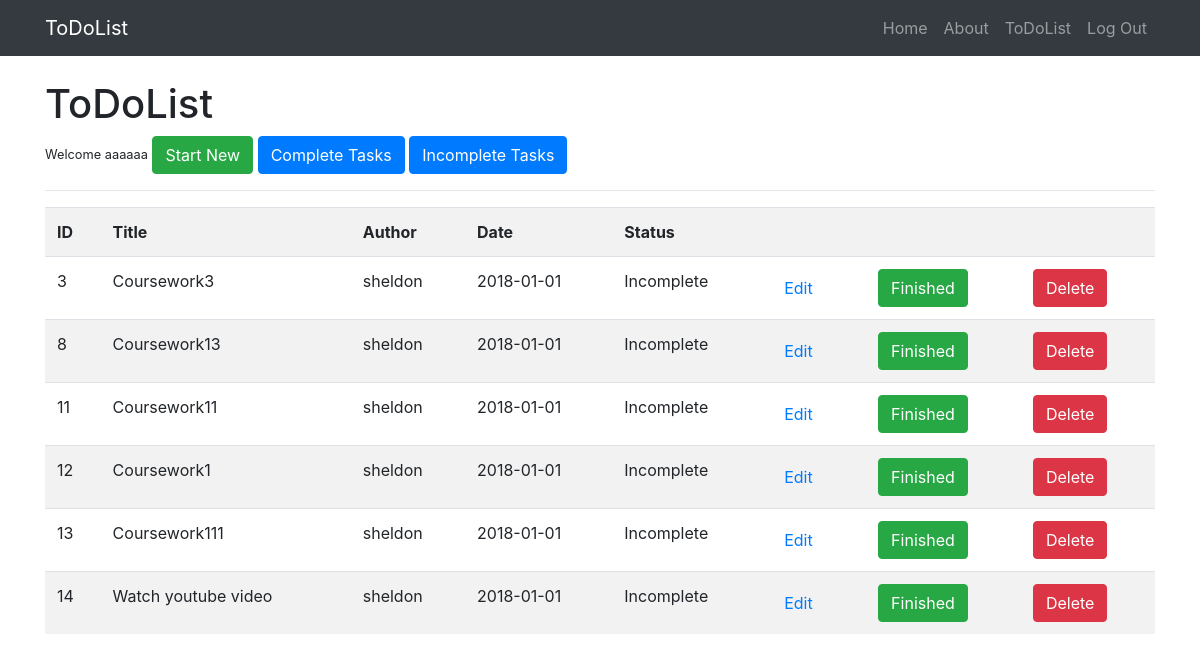
The page /incomplete (signed in) on the database as committed earlier.
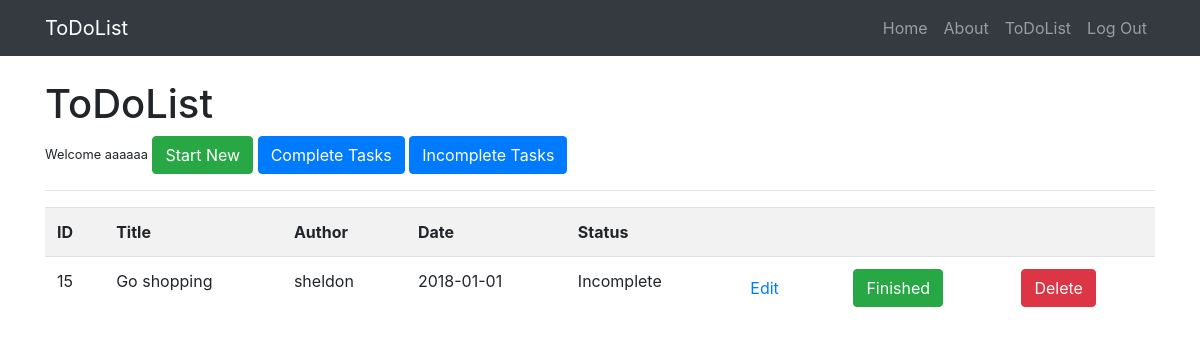
The same page on the database as committed later.
### app.py (models this page shows)
class Todo(db.Model):
	id = db.Column(db.Integer, primary_key=True)
	title = db.Column(db.String(200),nullable=False)
	body = db.Column(db.String(300),nullable=False)
	complete = db.Column(db.Boolean)
	date = db.Column(db.Date,nullable=False)
	author = db.Column(db.String(100))

### app.py (the view)
@app.route('/incomplete')
@is_logged_in
def incomplete():
	items = Todo.query.filter_by(complete=False).all()
	if items != None:
		return render_template("incomplete.html",items=items)
	else:
		msg = 'No Items found'
		return render_template('incomplete.html', msg=msg)

### app.py (called while the page is built)
def is_logged_in(f):
	@wraps(f)
	def wrap(*args, **kwargs):
		if 'logged_in' in session:
			return f(*args, **kwargs)
		else:
			flash('Unauthorized, Please login', 'danger')
			return redirect(url_for('login'))
	return wrap

### templates/incomplete.html (shortened to what this page needs)
{% extends 'layout.html' %}
{% block body %}
	<h1>ToDoList</h1>
	<small>Welcome {{session.username}}</small>
	<a class="btn btn-success" href="/add_item">Start New</a>
	<a class="btn btn-primary" href="/complete">Complete Tasks</a>
	<a class="btn btn-primary" href="/incomplete">Incomplete Tasks</a>
	<hr>
	<table class="table table-striped">
		<tr>
			<th>ID</th>
			<th>Title</th>
			<th>Author</th>
			<th>Date</th>
			<th>Status</th>
			<th></th>
			<th></th>
			<th></th>
		</tr>
		{% for item in items %}
			<tr>
				<td>{{item.id}}</td>
				<td>{{item.title}}</td>
				<td>{{item.author}}</td>
				<td>{{item.date}}</td>
				{% if item.complete == True %}
				<td>Complete</td>
				{% else %}
				<td>Incomplete</td>
				{% endif %}
				<td><a class="btn btn-default pull-right" href="/edit_item/{{item.id}}">Edit</a></td>
				<td>
					<form class="" action="{{url_for('done_item', id=item.id)}}" method="post">
						<input type="submit" value="Finished" class="btn btn-success">
					</form>
				</td>
				<td>
					<form class="" action="{{url_for('delete_item', id=item.id)}}" method="post">
						<input type="submit" value="Delete" class="btn btn-danger">
					</form>
				</td>
			</tr>
		{% endfor %}
	</table>
{% endblock %}

Rows that differ between the two databases and show on the page:
removed Todo: id "3", title "Coursework3", author "sheldon", date "2018-01-01", complete "Incomplete"
no longer on this page (row edited): Todo: id "8", title "Coursework13", author "sheldon", date "2018-01-01", complete "Incomplete"
no longer on this page (row edited): Todo: id "11", title "Coursework11", author "sheldon", date "2018-01-01", complete "Incomplete"
no longer on this page (row edited): Todo: id "12", title "Coursework1", author "sheldon", date "2018-01-01", complete "Incomplete"
no longer on this page (row edited): Todo: id "13", title "Coursework111", author "sheldon", date "2018-01-01", complete "Incomplete"
no longer on this page (row edited): Todo: id "14", title "Watch youtube video", author "sheldon", date "2018-01-01", complete "Incomplete"
added Todo: id "15", title "Go shopping", author "sheldon", date "2018-01-01", complete "Incomplete"
